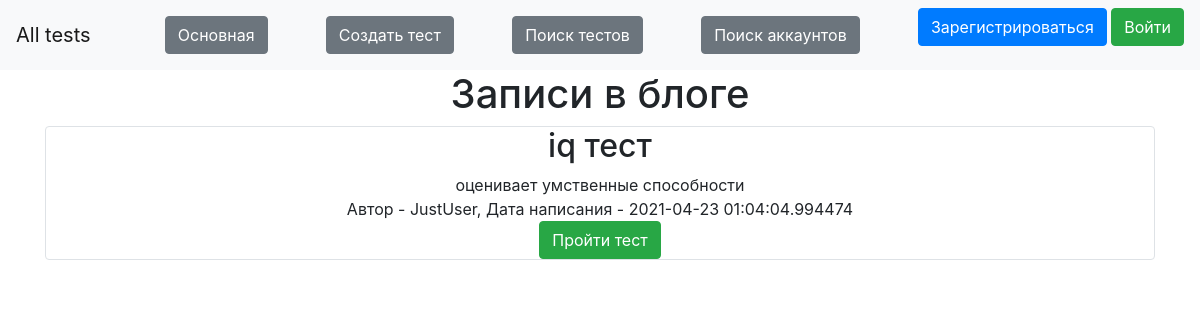
Before: / with the older database file.
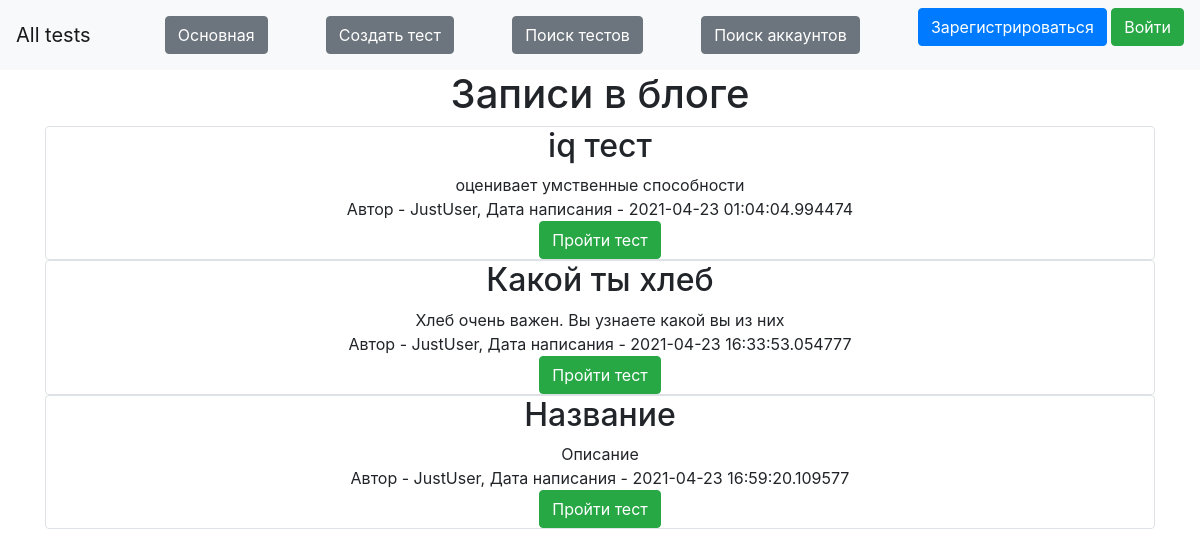
After: the same page with the newer database file.
### data/news.py (models this page shows)
class Tests(SqlAlchemyBase):
    __tablename__ = 'tests'
    id = sqlalchemy.Column(sqlalchemy.Integer,
                           primary_key=True, autoincrement=True)
    title = sqlalchemy.Column(sqlalchemy.String, nullable=True)
    content = sqlalchemy.Column(sqlalchemy.String, nullable=True)
    tegs = sqlalchemy.Column(sqlalchemy.String, nullable=True)
    created_date = sqlalchemy.Column(sqlalchemy.DateTime,
                                     default=datetime.datetime.now)
    questions = sqlalchemy.Column(sqlalchemy.String, nullable=True)
    user_id = sqlalchemy.Column(sqlalchemy.Integer,
                                sqlalchemy.ForeignKey("users.id"))
    user = orm.relation('User')
    result = sqlalchemy.Column(sqlalchemy.String, nullable=True)

### data/users.py (models this page shows, shortened)
class User(SqlAlchemyBase, UserMixin):
    __tablename__ = 'users'
    id = sqlalchemy.Column(sqlalchemy.Integer,
                           primary_key=True, autoincrement=True)
    name = sqlalchemy.Column(sqlalchemy.String, nullable=True)
    about = sqlalchemy.Column(sqlalchemy.String, nullable=True)
    email = sqlalchemy.Column(sqlalchemy.String,
                              index=True, unique=True, nullable=True)
    hashed_password = sqlalchemy.Column(sqlalchemy.String, nullable=True)
    created_date = sqlalchemy.Column(sqlalchemy.DateTime,
                                     default=datetime.datetime.now)
    admin = sqlalchemy.Column(sqlalchemy.Boolean, nullable=True, default=False)
    news = orm.relation("News", back_populates='user')

### main.py (the view)
@app.route("/")
def index():
    db_sess = db_session.create_session()
    posts = 'Записи в блоге'
    tests = db_sess.query(Tests)
    return render_template("index.html", news=tests, posts=posts)

### data/db_session.py (called while the page is built)
def create_session() -> Session:
    global __factory
    return __factory()

### templates/index.html (shortened to what this page needs)
{% extends "base.html" %}
{% block content %}
<h1 align="center">Записи в блоге</h1>
{% for item in news%}
<div class="col-md6 border rounded" align="center">
    <h2>{{item.title}}</h2>
    <div>
        {{item.content}}
    </div>
    <div>
        Автор - {{item.user.name}}, Дата написания - {{item.created_date}}
    </div>
    {% if current_user.is_authenticated and (current_user == item.user or current_user.admin) %}
    <div>
        <a href="/tests_delete/{{ item.id }}" class="btn btn-danger">
            Удалить
        </a>
        <a href="/tests_page/{{item.id}}" class="btn btn-success">
            Пройти тест
        </a>
    </div>
    {% else %}
       <div>
           <a href="/tests_page/{{item.id}}" class="btn btn-success">
            Пройти тест
        </a>
       </div>
    {% endif %}
</div>
{% endfor %}
{% endblock %}

### templates/base.html (shortened to what this page needs)
<!doctype html>
<html lang="en">
<head>
    <link rel="stylesheet"
          href="https://stackpath.bootstrapcdn.com/bootstrap/4.4.1/css/bootstrap.min.css"
>
</head>
<body>
<header>
    <nav class="navbar navbar-light bg-light">
        <a class="navbar-brand" href="/">All tests</a>
        <a href="/" class="btn btn-secondary">
        Основная
        </a>
        <a href="/tests/create" class="btn btn-secondary">
            Создать тест
        </a>
        <a href="/search" class="btn btn-secondary">
            Поиск тестов
        </a>
        <a href="/acc_page_search" class="btn btn-secondary">
            Поиск аккаунтов
        </a>
        {% if current_user.is_authenticated %}
        <p>
            <a href="/acc_page_id//{{current_user.id}}">
                <b class="navbar-brand">{{ current_user.name }}</b>
            </a>
            <a class="btn btn-dark" href="/logout">Выйти</a>
        </p>
        {% else %}
        <p>
            <a class="btn btn-primary" href="/register">Зарегистрироваться</a>
            <a class="btn btn-success" href="/login">Войти</a>
        </p>
        {% endif %}
    </nav>
</header>
<main role="main" class="container">
    {% block content %}{% endblock %}
</main>
</body>
</html>

Changed rows visible on the page:
added Tests: title "Какой ты хлеб", content "Хлеб очень важен. Вы узнаете какой вы из них", user.name "JustUser", created_date "2021-04-23 16:33:53.054777"
added Tests: title "Название", content "Описание", user.name "JustUser", created_date "2021-04-23 16:59:20.109577"
